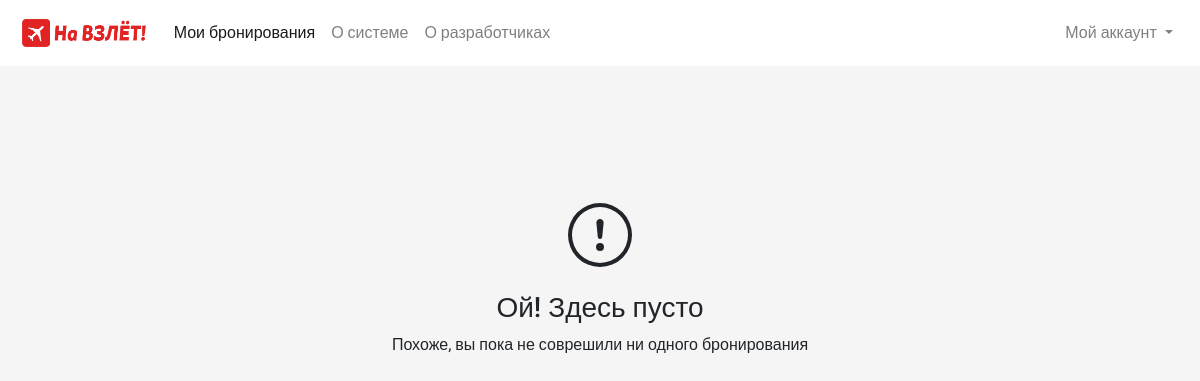
Before: /flight/bookings (signed in) with the older database file.
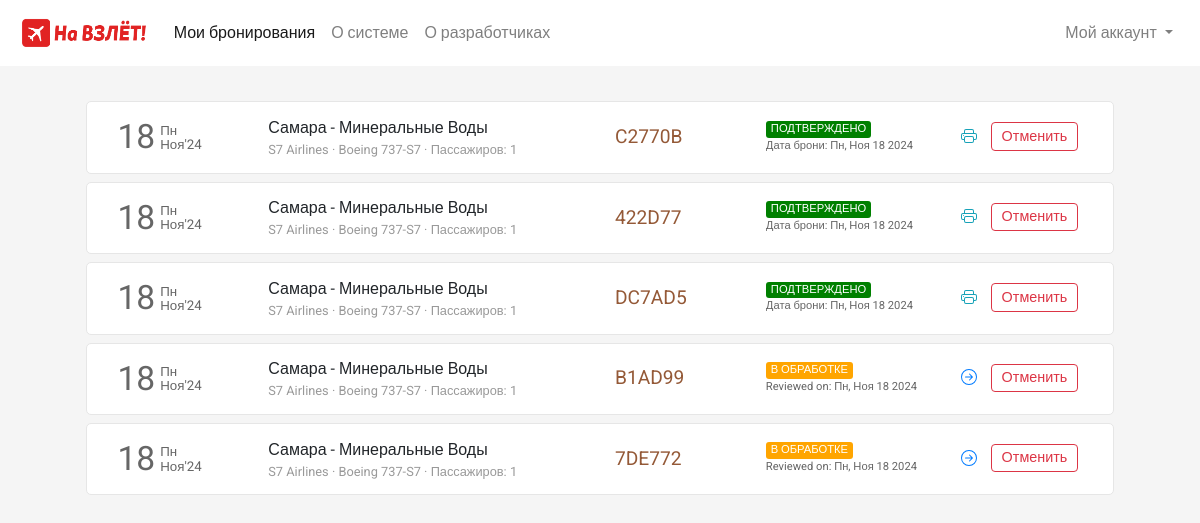
After: the same page with the newer database file.
### flight/models.py (models this page shows, shortened)
class Ticket(models.Model):
    user = models.ForeignKey(User,on_delete=models.CASCADE,related_name="bookings", blank=True, null=True)
    ref_no = models.CharField(max_length=6, unique=True, null=True)
    flight = models.ForeignKey(Flight, on_delete=models.CASCADE, related_name="tickets", blank=True, null=True)
    mobile = models.CharField(max_length=45, null=True)
    email = models.EmailField(max_length=45, null=True)
    passengers = models.ManyToManyField(Passenger, null=True, default=None, related_name="flight_tickets")
    status = models.CharField(max_length=45, choices=TICKET_STATUS, default='PENDING')
    booking_date = models.DateTimeField(default=datetime.now)
    @property
    def depart_date(self):
        return self.flight.depart_datetime.date()
    @property
    def transport_company(self):
        return self.flight.transport_company_name
    @property
    def plane(self):
        return self.flight.plane_name

class Flight(models.Model):
    code = models.CharField(max_length=6, unique=True, null=False, default="AB1234")
    origin = models.ForeignKey(Place, on_delete=models.CASCADE, related_name="departures")
    destination = models.ForeignKey(Place, on_delete=models.CASCADE, related_name="arrivals")
    depart_datetime = models.DateTimeField(null=False, default=datetime(2025, 1, 1, 0, 0))
    arrival_datetime = models.DateTimeField(null=False, default=datetime(2025, 1, 2, 0, 0))
    economy_seat_cost = models.FloatField(null=False, default=1.0)
    business_seat_cost = models.FloatField(null=False, default=1.0)
    active = models.BooleanField(default=True)
    planeid = models.ForeignKey(Plane, null=True, on_delete=models.CASCADE)
    @property
    def transport_company_name(self):
        return self.planeid.transport_company.name if self.planeid and self.planeid.transport_company else None
    @property
    def plane_name(self):
        return self.planeid.name if self.planeid else None

class Place(models.Model):
    city = models.CharField(
        max_length=25,
        validators=[
            RegexValidator(r'^[a-zA-Zа-яА-Я\s\-]{3,25}$', 'Only letters, spaces, and hyphens allowed.')
        ],
        null=False
    )
    code = models.CharField(
        max_length=4,
        validators=[
            RegexValidator(r'^[a-zA-Zа-яА-Я]{3,4}$', 'Only letters allowed.')
        ],
        null=False
    )

class Plane(models.Model):
    name = models.CharField(max_length=20, null=False)
    transport_company = models.ForeignKey(TransportCompany, on_delete=models.CASCADE)
    plane_model = models.ForeignKey(PlaneModel, on_delete=models.CASCADE)

class TransportCompany(models.Model):
    name = models.CharField(max_length=64, null=False)

### flight/views.py (the view)
# urls.py: path('flight/bookings', views.bookings, name="bookings"),
def bookings(request):
    if request.user.is_authenticated:
        tickets = Ticket.objects.filter(user=request.user).order_by('-booking_date')
        return render(request, 'flight/bookings.html', {
            'page': 'bookings',
            'tickets': tickets
        })
    else:
        return HttpResponseRedirect(reverse('login'))

### flight/templates/flight/bookings.html (shortened to what the changed rows need)
{% extends 'flight/layout.html' %}
{% load static %}
{% block head %}
    <link rel="stylesheet" href="{% static 'css/bookings_style.css' %}">
{% endblock head %}
{% block body %}
    <section class="section section1">
        <div class="container">
            {% if tickets %}
                {% for ticket in tickets %}
                    <div class="row each-booking-div" id="{{ticket.ref_no}}">
                        <div class="col-2" style="display: flex;">
                            <div style="display: flex; color: #666666; margin-top: auto;">
                                <div>
                                    <span style="font-size: 2.1em;">{{ticket.depart_date | date:"d"}}</span>
                                </div>
                                <div style="font-size: smaller; display: flex; margin: auto 0; padding-left: 5px; line-height: 1em;">
                                    <div style="margin: auto;">
                                        <div style="margin-bottom: 1px;">{{ticket.depart_date | date:"D"}}</div>
                                        <div style="margin-top: 1px;">{{ticket.depart_date | date:"M'y"}}</div>
                                    </div>
                                </div>
                            </div>
                        </div>
                        <div class="col-4 middle-div">
                            <div style="width:100%">
                                <div class="row places-div" style=" display: flex;">
                                    <div style="max-width: 45%;">{{ticket.flight.origin.city}}</div>
                                    <div>&nbsp;-&nbsp;</div>
                                    <div style="max-width: 45%;">{{ticket.flight.destination.city}}</div>
                                </div>
                                <div class="row places-div" style="font-size: .8em; color: #999999; ">
                                    <div style="max-width: 100%;">{{ticket.transport_company}} &middot; {{ticket.plane}} &middot; Пассажиров: {{ticket.passengers.count}} </div>
                                </div>
                            </div>
                        </div>
                        <div class="col-2 middle-div">
                            <div style="font-size: 1.2em; color: #945937;">{{ticket.ref_no}}</div>
                        </div>
                        <div class="col-2 middle-div">
                            <div>
                                <div class="row status-div">
                                    {% if ticket.status == 'CONFIRMED' %}
                                        <div class="green">ПОДТВЕРЖДЕНО</div>
                                    {% endif %}
                                    {% if ticket.status == 'PENDING' %}
                                        <div class="orange">В ОБРАБОТКЕ</div>
                                    {% endif %}
                                </div>
                                <div class="row booking-date-div" style="font-size: .7em; color: #666;">
                                    {% if ticket.status == 'CONFIRMED' %}
                                        Дата брони: {{ticket.booking_date | date:"D, M d Y"}}
                                    {% endif %}
                                    {% if ticket.status == 'PENDING' %}
                                        Reviewed on: {{ticket.booking_date | date:"D, M d Y"}}
                                    {% endif %}
                                </div>
                            </div>
                        </div>
                        <div class="col-2 last-div">
                            <div>
                                <div class="ticket-action-div">
                                    {% if ticket.status == 'CONFIRMED' %}
                                        <form action="{% url 'getticket' %}" method="get" target="_blank">
                                            <button type="submit" class="btn btn-outline-info btnp pbtn">
                                            </button>
                                        </form>
                                        <button class="btn btn-outline-danger btnp cbtn"  data-ref="{{ticket.ref_no}}" onclick="popup(this)">Отменить</button>
                                    {% endif %}
                                    {% if ticket.status == 'PENDING' %}
                                        <form action="{% url 'resumebooking' %}" method="POST">
                                            <button type="submit" class="btn btn-outline-primary btnp rbtn">
                                            </button>
                                        </form>
                                        <button type="button" class="btn btn-outline-danger btnp cbtn" data-ref="{{ticket.ref_no}}" onclick="popup(this)">Отменить</button>
                                    {% endif %}
                                </div>
                            </div>
                        </div>
                    </div>
                {% endfor %}
            {% else %}
                <div style="height: 100%; width:100%; padding: 10%;">
                    <div style="text-align: center; margin: auto;">
                        <br><br>
                        <h3>Ой! Здесь пусто</h3>
                        <p>
                            Похоже, вы пока не соврешили ни одного бронирования
                        </p>
                    </div>
                </div>
            {% endif %}
        </div>
    </section>
{% endblock %}

Changed rows visible on the page:
now on this page (row edited): Ticket: depart_date "18", depart_date "Пн", depart_date "Ноя'24", flight.origin.city "Самара", flight.destination.city "Минеральные Воды", transport_company "S7 Airlines", plane "Boeing 737-S7", passengers.count "1", ref_no "C2770B", status "ПОДТВЕРЖДЕНО", booking_date "Пн, Ноя 18 2024"
now on this page (row edited): Ticket: depart_date "18", depart_date "Пн", depart_date "Ноя'24", flight.origin.city "Самара", flight.destination.city "Минеральные Воды", transport_company "S7 Airlines", plane "Boeing 737-S7", passengers.count "1", ref_no "422D77", status "ПОДТВЕРЖДЕНО", booking_date "Пн, Ноя 18 2024"
added Ticket: depart_date "18", depart_date "Пн", depart_date "Ноя'24", flight.origin.city "Самара", flight.destination.city "Минеральные Воды", transport_company "S7 Airlines", plane "Boeing 737-S7", passengers.count "1", ref_no "DC7AD5", status "ПОДТВЕРЖДЕНО", booking_date "Пн, Ноя 18 2024"
added Ticket: depart_date "18", depart_date "Пн", depart_date "Ноя'24", flight.origin.city "Самара", flight.destination.city "Минеральные Воды", transport_company "S7 Airlines", plane "Boeing 737-S7", passengers.count "1", ref_no "B1AD99", status "В ОБРАБОТКЕ", booking_date "Пн, Ноя 18 2024"
added Ticket: depart_date "18", depart_date "Пн", depart_date "Ноя'24", flight.origin.city "Самара", flight.destination.city "Минеральные Воды", transport_company "S7 Airlines", plane "Boeing 737-S7", passengers.count "1", ref_no "7DE772", status "В ОБРАБОТКЕ", booking_date "Пн, Ноя 18 2024"
Other visible differences:
text no longer shown: "Ой! Здесь пусто Похоже, вы пока не соврешили ни одного бронирования"
